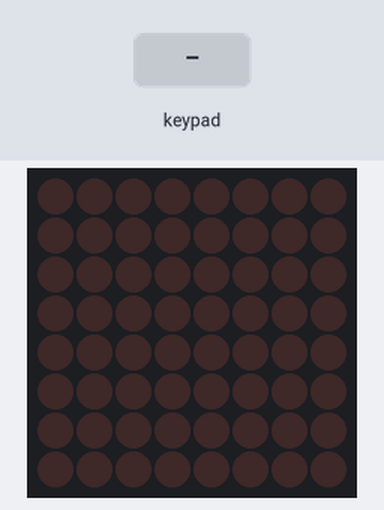
Recording of a sketch running on a simulated Arduino Uno, built with avr-gcc and run on an emulated ATmega328P. Shown: 8×8 LED matrix. The test bench sets the inputs (shaded band).

Above: at 1.2 s.
1.3 s: key '*' pressed
At 2.0 s:
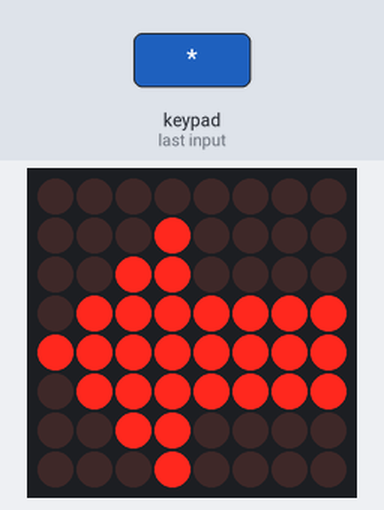
4.3 s: keypad keys 9 8 7 6 # pressed 0.4 s apart
At 6.5 s:
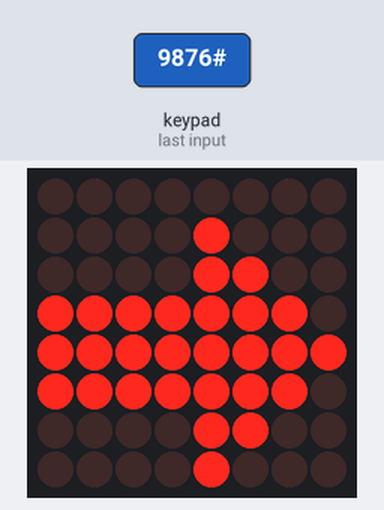
9.3 s: key '0' pressed
At 10.4 s:
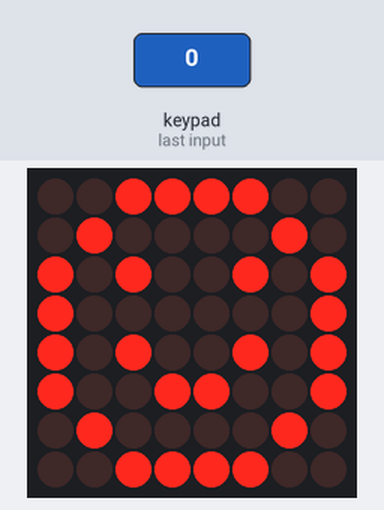
12.3 s: key '#' pressed
At 12.8 s:
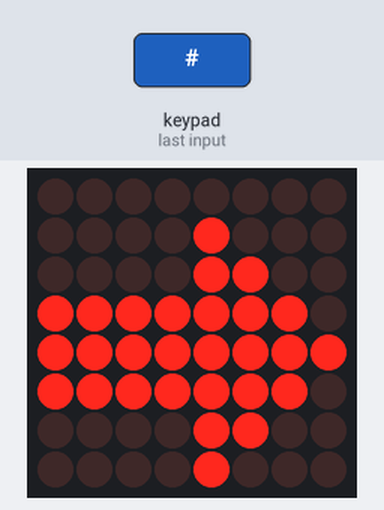
Timing chart, 0 to 15.3 s (numbered marks = the images above; inputs shaded):
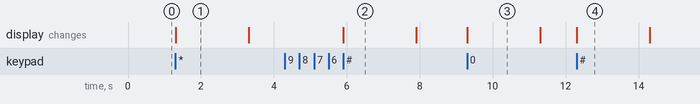

The sketch:

Matrix_numpad.ino
```cpp
#include "LedControl.h"
#include <Keypad.h>

const byte ROWS = 4;
const byte COLS = 3;
int lol;
char hexaKeys[ROWS][COLS] = {
  {'1', '2', '3'},
  {'4', '5', '6'},
  {'7', '8', '9'},
  {'*', '0', '#'}
};

byte rowPins[ROWS] = {9, 8, 7, 6};
byte colPins[COLS] = {5, 4, 2};

Keypad customKeypad = Keypad(makeKeymap(hexaKeys), rowPins, colPins, ROWS, COLS);

LedControl lc=LedControl(12,10,11,1);  // Pins: DIN,CLK,CS, # of Display connected


// Put values in arrays
byte droit1a[] =
{
   B00000000,  // First frame of invader #1
   B00001000,
   B00001100,
   B11111110,
   B11111111,
   B11111110,
   B00001100,
   B00001000
};

byte gauche1b[] =
{
   B00000000,  // First frame of invader #1
   B00010000,
   B00110000,
   B01111111,
   B11111111,
   B01111111,
   B00110000,
   B00010000
};


byte smiley1b[] =
{
  B00111100,
  B01000010,
  B10100101,
  B10000001,
  B10100101,
  B10011001,
  B01000010,
  B00111100};

void setup()
{
  lc.shutdown(0,false);  // Wake up displays
  lc.setIntensity(0,5);  // Set intensity levels
  lc.clearDisplay(0);  // Clear Displays
  Serial.begin(9600);
}


//  Take values in Arrays and Display them
void sdroit1a()
{
  for (int i = 0; i < 8; i++)
  {
    lc.setRow(0,i,droit1a[i]);
  }
}

void sgauche1b()
{
  for (int i = 0; i < 8; i++)
  {
    lc.setRow(0,i,gauche1b[i]);
  }
}
void ssmiley1b()
{
  for (int i = 0; i < 8; i++)
  {
    lc.setRow(0,i,smiley1b[i]);
  }
}


void loop()
{
 char customKey = customKeypad.getKey();
 lol= customKey;
 switch (lol) {
  case 35:
    sdroit1a();
    delay(2000); // statements
    break;
  case 42:
    sgauche1b(); // statements
    delay(2000);
    break;
  case 48:
    ssmiley1b(); // statements
    delay(2000);
    break;
  default:
     lc.clearDisplay(0);// statements
    break;
  }
}
```

Measured:
- after the input at 1.3 s, the display: changes at once (image 1)
- after the input at 4.3 s, the display: changes after 1.6 s (image 2)
- after the input at 9.3 s, the display: changes at once (image 3)
- after the input at 12.3 s, the display: changes at once (image 4)
- what the display in image 1 shows lasts 2.0 s, from 1.3 s to 3.3 s
